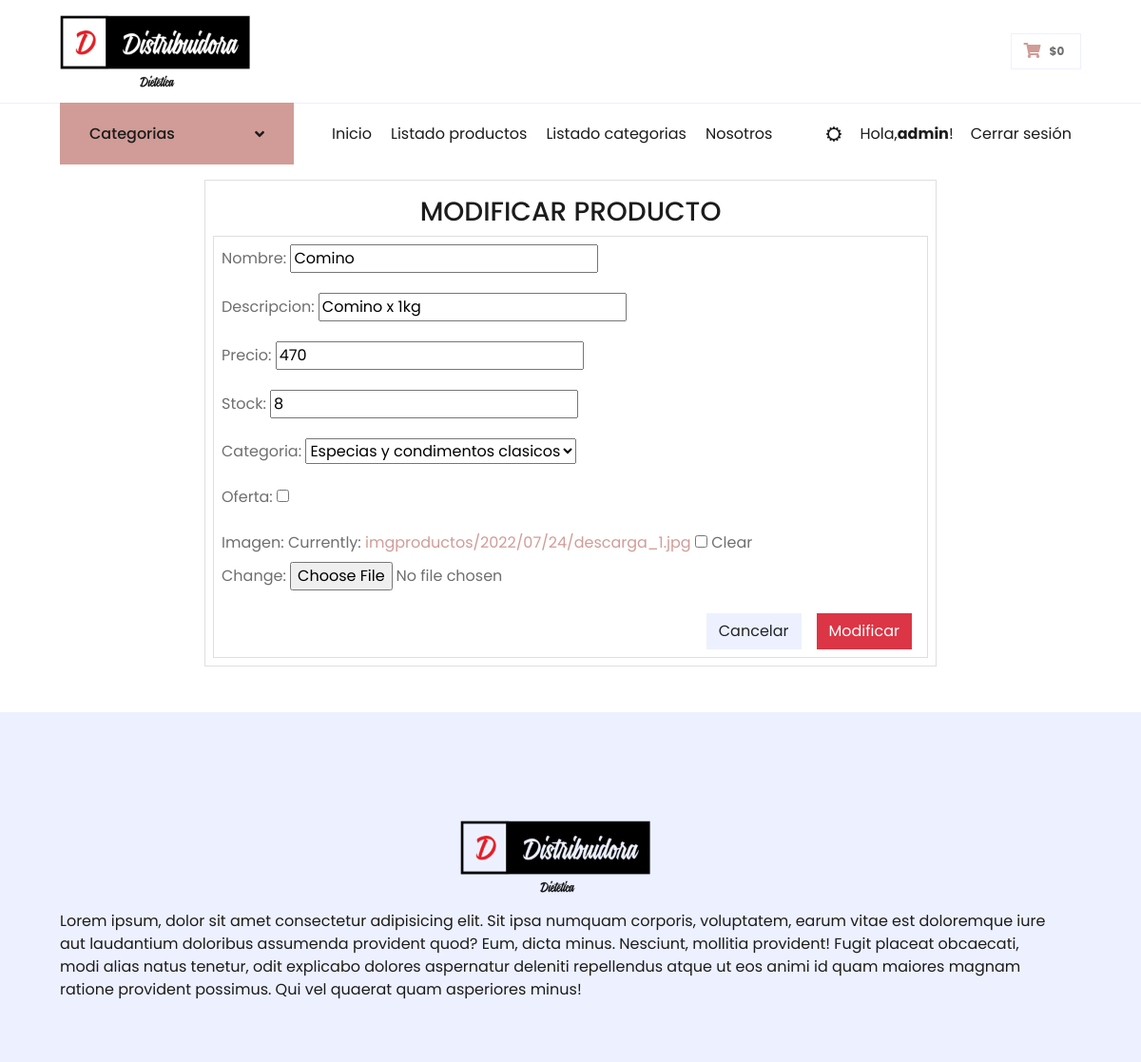
The app's page /distribuidorapp/editproducto/1/ (signed in), older data.
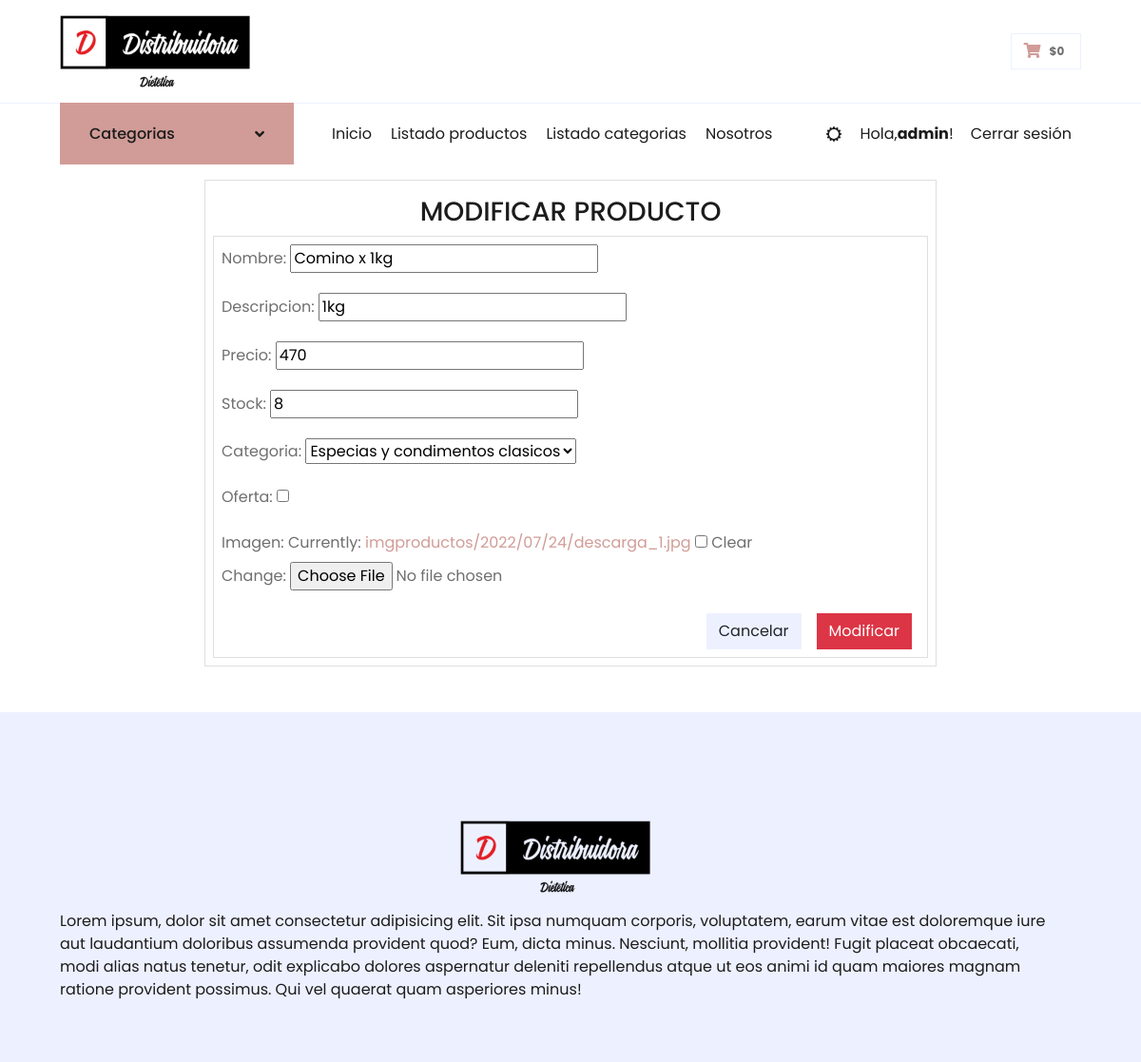
The same page, newer data.
### DistribuidoraApp/models.py (models this page shows, shortened)
class Productos(models.Model):
    nombre = models.CharField(max_length=100)
    imagen = models.ImageField(upload_to='imgproductos/%Y/%m/%d', blank=True)
    descripcion = models.CharField(max_length=500)
    precio = models.IntegerField()
    stock = models.IntegerField(null=True, default=0)
    categoria = models.ForeignKey(Categorias, on_delete=models.PROTECT)
    oferta = models.BooleanField(default=False)
    class Meta:
        db_table = 'productos'
        verbose_name = 'Producto'
        verbose_name_plural = 'Productos'
        ordering = ['id']

class Categorias(models.Model):
    nombre = models.CharField(max_length=100)
    def __str__(self):
        return self.nombre
    class Meta:
        db_table = "categorias"
        verbose_name = 'Categoria'
        verbose_name_plural = 'Categorias'
        ordering = ['id']

### DistribuidoraApp/views.py (the view, shortened to what this page needs)
# urls.py: path('editproducto/<id>/', editarProducto, name='editproducto'),
@login_required(login_url='/login')
def editarProducto(request, id):
    producto = get_object_or_404(Productos, id=id)
    data = {
        'form': ProductoForm(instance=producto)
    }
    return render(request, 'DistribuidoraApp/modificar-productos.html', data)

### DistribuidoraApp/forms.py
class ProductoForm(forms.ModelForm):
    class Meta:
        model = Productos
        fields = ["nombre", "descripcion", "precio", "stock", "categoria", "oferta", "imagen"]

### DistribuidoraApp/context_processors.py (called while the page is built)
def extras(request):
	lista_categorias = Categorias.objects.all().order_by('nombre')
	return {'categorias':lista_categorias}

def importe_total_carro(request):
	total=0
	if request.user.is_authenticated:
		if "carro" in request.session:
			for key, value in request.session["carro"].items():
				total= total + int(value["precio"])
	return {"importe_total_carro":total}

### DistribuidoraApp/templates/DistribuidoraApp/modificar-productos.html (shortened to what this page needs)
{% extends 'DistribuidoraApp/base.html' %}
{% load static %}
{% block contenidoPagina %}
<div class="container-fluid">
    <div class="row">
        <div class="col-sm-8 mx-auto animate__animated animate__backInRight animate__delay-0.5s mt-3">
            <div class="card p-2">
                <h3 class="animate__animated animate__bounceInDown animate__delay-1s text-center my-2">MODIFICAR PRODUCTO</h3>
                <div class="card body p-2">
                    <form action="" method="post" enctype="multipart/form-data">
                        {{ form.as_p }}
                        <div class="d-flex justify-content-end">
                            <a href="/listarproductos" class="btn btn-secondary mt-2 mx-2" button ">Cancelar</a>
                            <button type="submit " class="btn btn-danger mt-2 mx-2 " button ">Modificar</a>
                        </div>
                    </form>
                </div>
            </div>
        </div>
    </div>
</div>
{% endblock %}

Row changes from the older to the newer data that the page shows:
changed Productos "Especias y condimentos clasicos": nombre "Comino" → "Comino x 1kg"; descripcion "Comino x 1kg" → "1kg"
